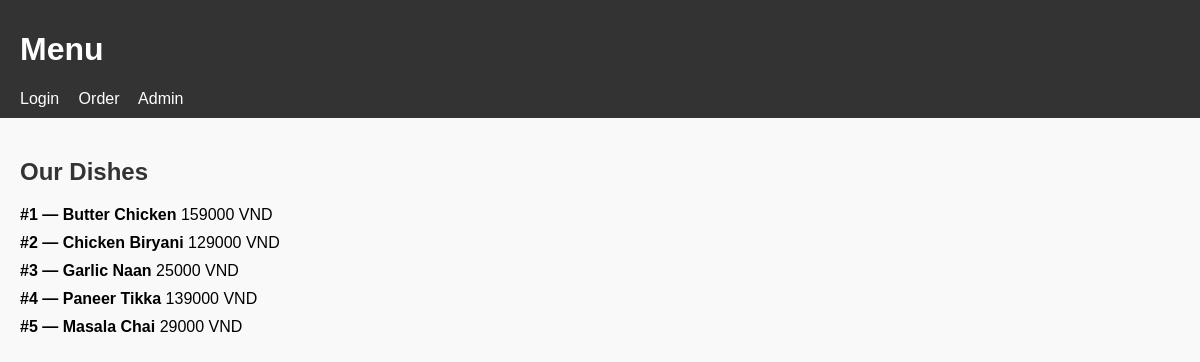
The page /menu on the database its author committed.
### tables this page shows
CREATE TABLE menu_items (
    id INTEGER PRIMARY KEY AUTOINCREMENT,
    name TEXT NOT NULL,
    price INTEGER NOT NULL,
    restaurant_id INTEGER NOT NULL,
    FOREIGN KEY(restaurant_id) REFERENCES restaurants(id)
);

### app.py (the view)
@app.route("/menu")
def menu():
    con = get_db()
    try:
        cur = con.cursor()
        cur.execute("""
            CREATE TABLE IF NOT EXISTS menu_items (
                id INTEGER PRIMARY KEY AUTOINCREMENT,
                name TEXT NOT NULL,
                price INTEGER NOT NULL
            )
        """)
        cur.execute("SELECT id, name, price FROM menu_items ORDER BY id ASC")
        items = [{"id": r["id"], "name": r["name"], "price": r["price"]} for r in cur.fetchall()]
    finally:
        con.close()
    return render_template("menu.html", items=items)

### app.py (called while the page is built)
def get_db():
    con = sqlite3.connect(DB_FILE)
    con.row_factory = sqlite3.Row
    return con

### templates/menu.html (shortened to what this page needs)
<!doctype html>
<html lang="en">
  <head>
    <link rel="stylesheet" href="{{ url_for('static', filename='style.css') }}">
  </head>
  <body>
    <header>
      <h1><a href="/">Menu</a></h1>
      <nav>
        <a href="/login">Login</a>
        <a href="/order">Order</a>
        <a href="/admin">Admin</a>
      </nav>
    </header>
    <main>
      <h2>Our Dishes</h2>
      {% if items and items|length > 0 %}
        <ul>
          {% for it in items %}
            <li>
              <strong>#{{ it.id }} — {{ it.name }}</strong>
              <span>{{ it.price }} VND</span>
            </li>
          {% endfor %}
        </ul>
      {% else %}
        <div class="empty">
          No items yet.<br />
          (Tip: run <code>python db_setup.py</code> once to seed sample items like Butter Chicken, Biryani, etc.)
        </div>
      {% endif %}
    </main>
  </body>
</html>

### static/style.css (style rules this page uses)
body { font-family: Arial, sans-serif; background-color: #f9f9f9; margin: 0; padding: 0; }
header { background-color: #333; padding: 10px 20px; color: white; }
header h1 a { color: white; text-decoration: none; }
nav a { margin-right: 15px; color: #fff; text-decoration: none; }
main { padding: 20px; }
h2 { color: #333; }
ul { list-style: none; padding: 0; }
li { margin-bottom: 10px; }

### rows shown on the page
menu_items: id "1", name "Butter Chicken", price "159000"
menu_items: id "2", name "Chicken Biryani", price "129000"
menu_items: id "3", name "Garlic Naan", price "25000"
menu_items: id "4", name "Paneer Tikka", price "139000"
menu_items: id "5", name "Masala Chai", price "29000"
